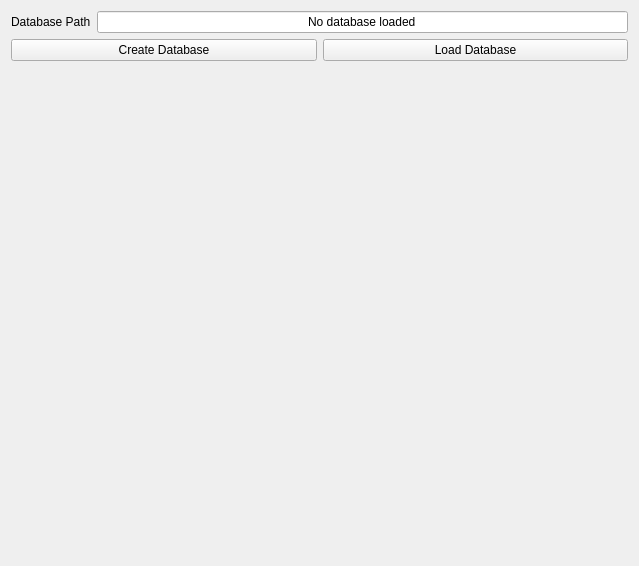
         <widget class="QWidget" name="page_10">
          <property name="geometry">
           <rect>
            <x>0</x>
            <y>0</y>
            <width>639</width>
            <height>566</height>
           </rect>
          </property>
          <attribute name="label">
           <string>Database I/O</string>
          </attribute>
          <layout class="QVBoxLayout" name="verticalLayout_6">
           <item>
            <layout class="QFormLayout" name="formLayout_9">
             <item row="0" column="0">
              <widget class="QLabel" name="display_database_path_label">
               <property name="text">
                <string>Database Path</string>
               </property>
              </widget>
             </item>
             <item row="0" column="1">
              <widget class="QLineEdit" name="display_database_path">
               <property name="text">
                <string>No database loaded</string>
               </property>
               <property name="alignment">
                <set>Qt::AlignCenter</set>
               </property>
               <property name="readOnly">
                <bool>true</bool>
               </property>
               <property name="clearButtonEnabled">
                <bool>false</bool>
               </property>
              </widget>
             </item>
            </layout>
           </item>
           <item>
            <layout class="QGridLayout" name="gridLayout_13">
             <item row="0" column="1">
              <widget class="QPushButton" name="load_database">
               <property name="text">
                <string>Load Database</string>
               </property>
              </widget>
             </item>
             <item row="0" column="0">
              <widget class="QPushButton" name="create_database">
               <property name="text">
                <string>Create Database</string>
               </property>
              </widget>
             </item>
            </layout>
           </item>
           <item>
            <spacer name="verticalSpacer_6">
             <property name="orientation">
              <enum>Qt::Vertical</enum>
             </property>
             <property name="sizeHint" stdset="0">
              <size>
               <width>20</width>
               <height>40</height>
              </size>
             </property>
            </spacer>
           </item>
          </layout>
         </widget>
